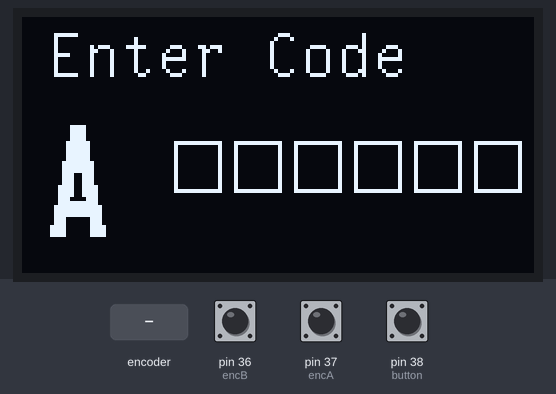
Recording of a sketch running on a simulated Arduino Mega 2560, built with avr-gcc and run on an emulated ATmega2560. Shown: 128×64 one-colour display. The inputs (shaded band) are chosen by the test bench; at power-on: pin 38 (button) HIGH, pin 36 (encB) HIGH, pin 37 (encA) HIGH.

Above: at 1.2 s.
1.3 s: rotary encoder on pin 37 (encA) / pin 36 (encB) turned 3 steps (first pin leading)
At 2.4 s:
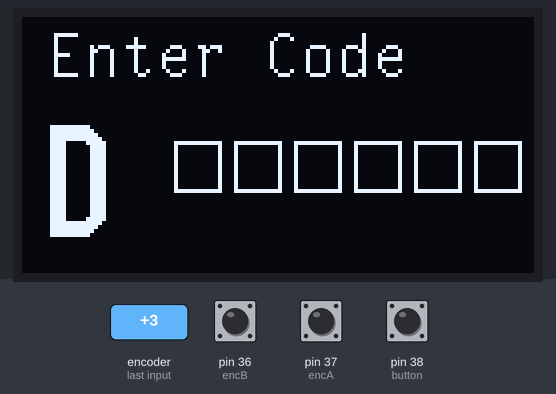
3.4 s: pin 38 (button) pulled LOW for 0.15 s
At 3.9 s:
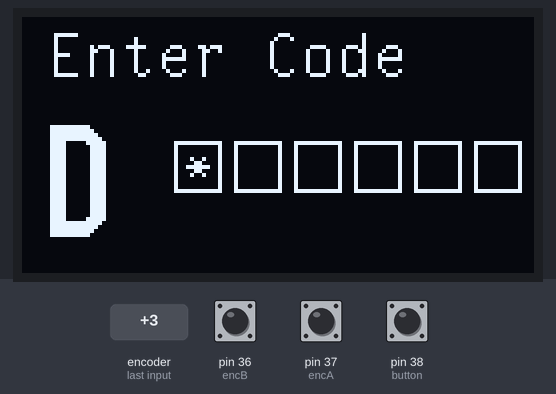
5.0 s: rotary encoder on pin 37 (encA) / pin 36 (encB) turned 3 steps (first pin leading)
At 6.4 s:
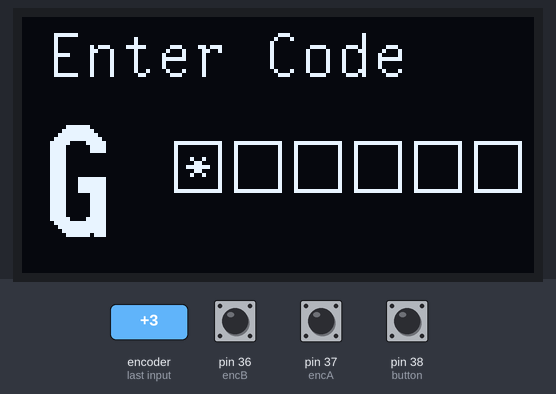
7.1 s: rotary encoder on pin 37 (encA) / pin 36 (encB) turned 3 steps (first pin leading)
At 8.0 s:
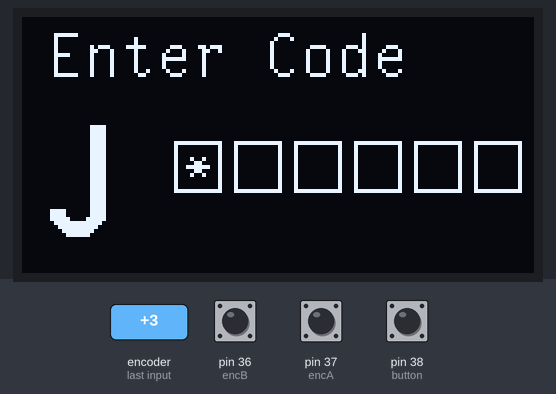
9.2 s: rotary encoder on pin 37 (encA) / pin 36 (encB) turned 3 steps (first pin leading)
At 10.8 s:
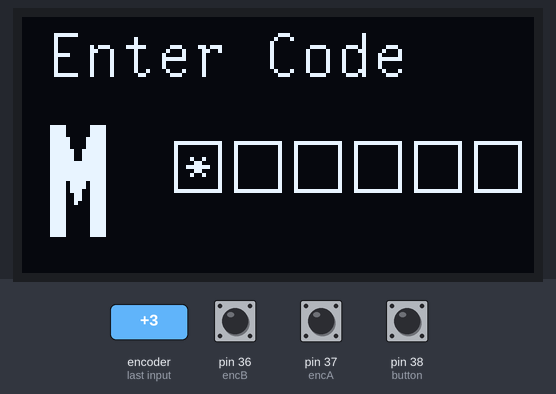
11.3 s: rotary encoder on pin 37 (encA) / pin 36 (encB) turned 3 steps (first pin leading)
At 12.4 s:
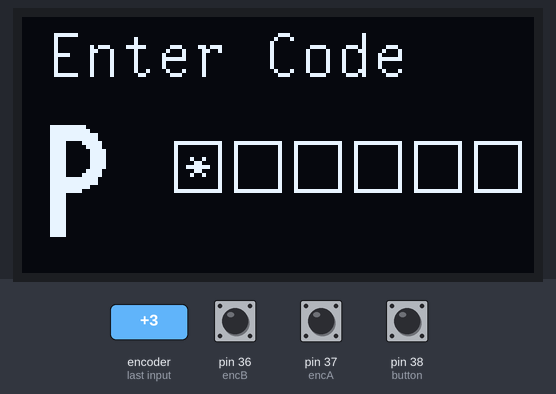
Timing chart, 0 to 14.3 s (numbered marks = the images above; inputs shaded):
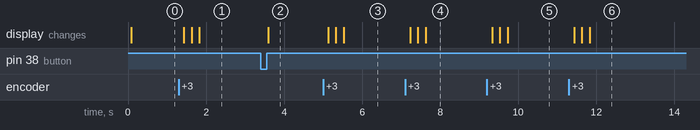

The sketch:

TapCodeTest.ino
```cpp
#include <Arduino.h>
#include <U8g2lib.h>
#include <Wire.h>

static byte button = 38;
static byte encA = 37;
static byte encB = 36;

U8G2_SSD1306_128X64_NONAME_F_SW_I2C u8g2(U8G2_R0, /* clock=*/ 15, /* data=*/ 4, /* reset=*/ 16);

char * characters[] = { "A", "B", "C", "D", "E", "F", "G", "H", "I", "J", "K", "L", "M", "N", "O", "P", "Q", "R", "S", "T", "U", "V", "W", "X", "Y", "Z" };

void setup() {
  // put your setup code here, to run once:
  Serial.begin(115200);
  u8g2.begin();
  pinMode(button, INPUT);
  pinMode(encA, INPUT);
  pinMode(encB, INPUT);
  u8g2.clearBuffer();

}

void loop() {
  // put your main code here, to run repeatedly:
  Serial.println(getTapCode());
}

int getInput() {
  if (!digitalRead(button)) {
    while (!digitalRead(button)) {

    }
#ifdef DEBUG
    Serial.println("Button Pressed");
#endif
    return 10;
  }
  if (!digitalRead(encA) && digitalRead(encB)) {
    while (!digitalRead(encA) || !digitalRead(encB)) {
      delay(10);
    }
#ifdef DEBUG
    Serial.println("Encoder Decreased");
#endif
    return 1;
  } else if (!digitalRead(encB) && digitalRead(encA)) {
    while (!digitalRead(encA) || !digitalRead(encB)) {
      delay(10);
    }
#ifdef DEBUG
    Serial.println("Encoder Increased");
#endif
    return -1;
  }
  return 0;
}

String getTapCode(){
  int pos = 0;
  int lastPos = 0;
  String tapCode = "";
  byte tapPos = 0;
  while (true) {
    u8g2.clearBuffer();
    u8g2.setFont(u8g2_font_t0_17_tf);
    u8g2.setCursor(7, 15);
    u8g2.print("Enter Code");
    for (int i = 0; i < 6; i++) {
      u8g2.setCursor(40 + i * 15, 42);
      if(tapCode.length() > i){
        u8g2.print("*");
      }
      u8g2.drawFrame(38 + i * 15, 31, 12, 13);
    }
    u8g2.setFont(u8g2_font_logisoso28_tf);
    u8g2.setCursor(5, 55);
    u8g2.print(characters[pos]);
    u8g2.sendBuffer();
    while (pos == lastPos) {
      int val = getInput();
      if (val == 10) {
        tapCode += characters[pos];
        if(tapPos >= 5){
          u8g2.setCursor(40 + 5 * 15, 42);
          u8g2.print("*");
          delay(80);
          return tapCode;
        }
        tapPos++;
        break;
      }
      pos += val;
    }
    if (pos > 25) {
      pos = 0;
    }
    if (pos < 0) {
      pos = 25;
    }
    lastPos = pos;
  }
}
```

Measured:
- after the input at 1.3 s, the display: first changes after 0.13 s (image 1 shows a later state)
- after the input at 3.4 s, the display: changes after 0.20 s (image 2)
- after the input at 5.0 s, the display: first changes after 0.13 s (image 3 shows a later state)
- after the input at 7.1 s, the display: first changes after 0.13 s (image 4 shows a later state)
- after the input at 9.2 s, the display: first changes after 0.13 s (image 5 shows a later state)
- after the input at 11.3 s, the display: first changes after 0.13 s (image 6 shows a later state)
